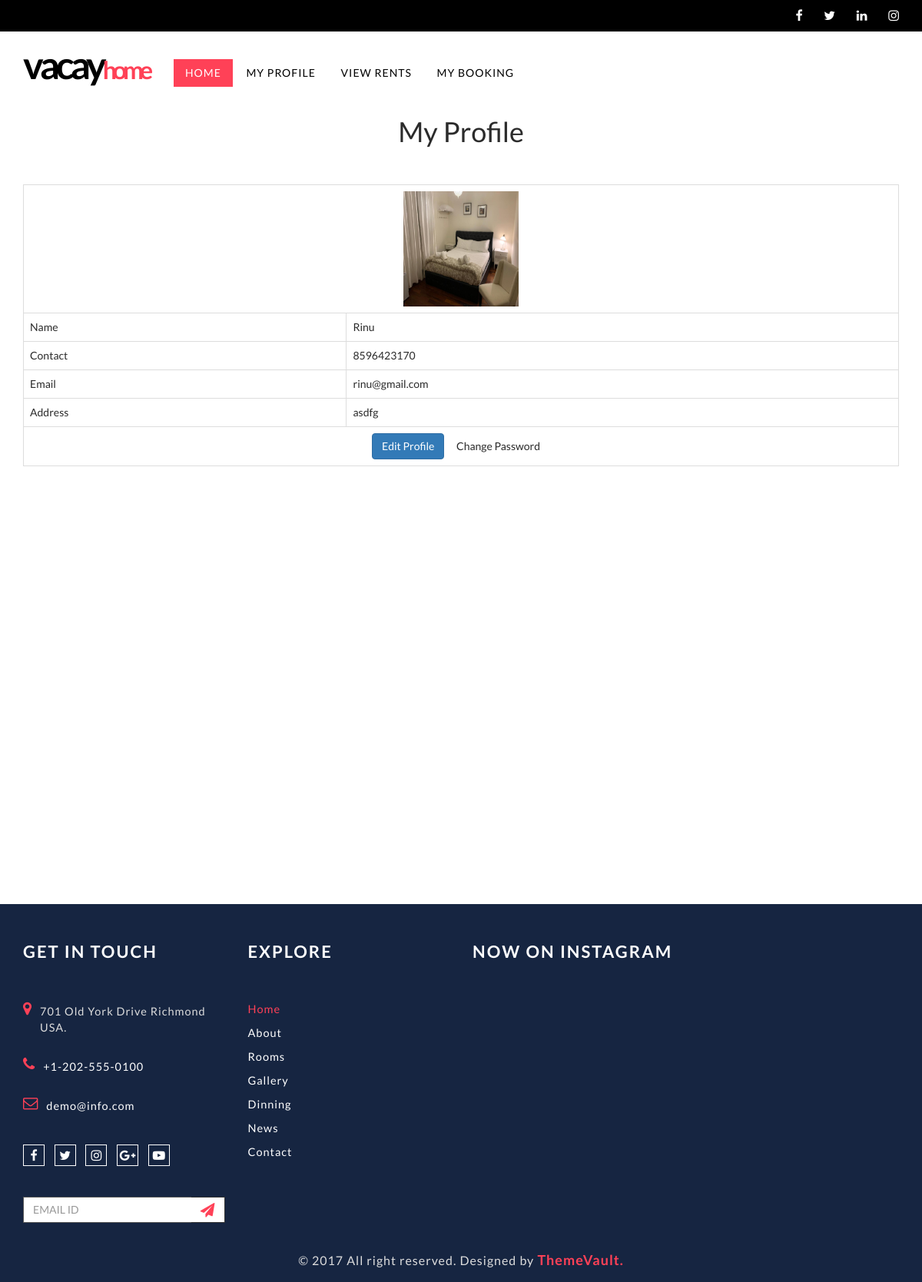
Screenshot of /user/myprofile/ (signed in) with the database file from the repository.
### Guest/models.py (models this page shows)
class tbl_userregistration(models.Model):
    place=models.ForeignKey(tbl_place,on_delete=models.CASCADE)
    name=models.CharField(max_length=50)
    contact=models.CharField(max_length=50)
    email=models.EmailField(max_length=50)
    gender=models.CharField(max_length=50)
    address=models.TextField(max_length=50)
    zipcode=models.CharField(max_length=50)
    photo=models.FileField(upload_to="MemberDocs/")
    proof=models.FileField(upload_to="MemberDocs/")
    password=models.CharField(max_length=50)

### User/views.py (the view)
# urls.py: path('myprofile/',views.myprofile,name="MyProfile"),
def myprofile(request):
    uregdata=tbl_userregistration.objects.get(id=request.session['uid'])
    return render(request,"User/MyProfile.html",{'uregdata':uregdata})

### User/Templates/User/MyProfile.html (shortened to what this page needs)
{% extends 'User/header.html' %}
{% load static %}
{% block content %}
<!DOCTYPE html>
<html lang="en">
<head>
</head>
<body>
    <center><h1>My Profile</h1>
        <br><br><br>
        <form action="" method="post">
            <div class="container mt-4">
                <table class="table table-bordered">
                    <tr>
                        <td colspan="2" class="text-center">
                            <img src="{{ uregdata.photo.url }}" alt="{{ uregdata.photo.url }}" width="150" height="150">
                        </td>
                    </tr>
                    <tr>
                        <td>Name</td>
                        <td>{{ uregdata.name }}</td>
                    </tr>
                    <tr>
                        <td>Contact</td>
                        <td>{{ uregdata.contact }}</td>
                    </tr>
                    <tr>
                        <td>Email</td>
                        <td>{{ uregdata.email }}</td>
                    </tr>
                    <tr>
                        <td>Address</td>
                        <td>{{ uregdata.address }}</td>
                    </tr>
                    <tr>
                        <td colspan="2" class="text-center">
                            <a href="{% url 'User:EditProfile' %}" class="btn btn-primary">Edit Profile</a>
                            <a href="{% url 'User:ChangePassword' %}" class="btn btn-secondary">Change Password</a>
                        </td>
                    </tr>
                </table>
            </div>
        </form>
</center>
</body>
</html>
{% endblock content %}

### Guest/static/Main/css/style.css (style rules this page uses)
html, body { height: 100%; margin: 0; padding: 0; }
body { background-color: #fff; color: #2b2b2b; font-family: 'Lato', sans-serif; font-size: 14px; line-height: 16px; min-width: 320px; width: 100%; }
* { margin: 0; padding: 0; }
h1,h2,h3,h4,h5,h6,p { margin: 0 }
html, html a { -webkit-font-smoothing: antialiased; text-shadow: 1px 1px 1px rgba(0,0,0,0.004); }
a, button { text-decoration: none; cursor: pointer; }
a { color: #2b2b2b; }
a, a:hover, a:focus, button:hover, button:focus { outline: 0 none !important; text-decoration: none; }

### rows the page displays
tbl_userregistration: photo (picture), name "Rinu", contact "8596423170", email "rinu@gmail.com", address "asdfg"
